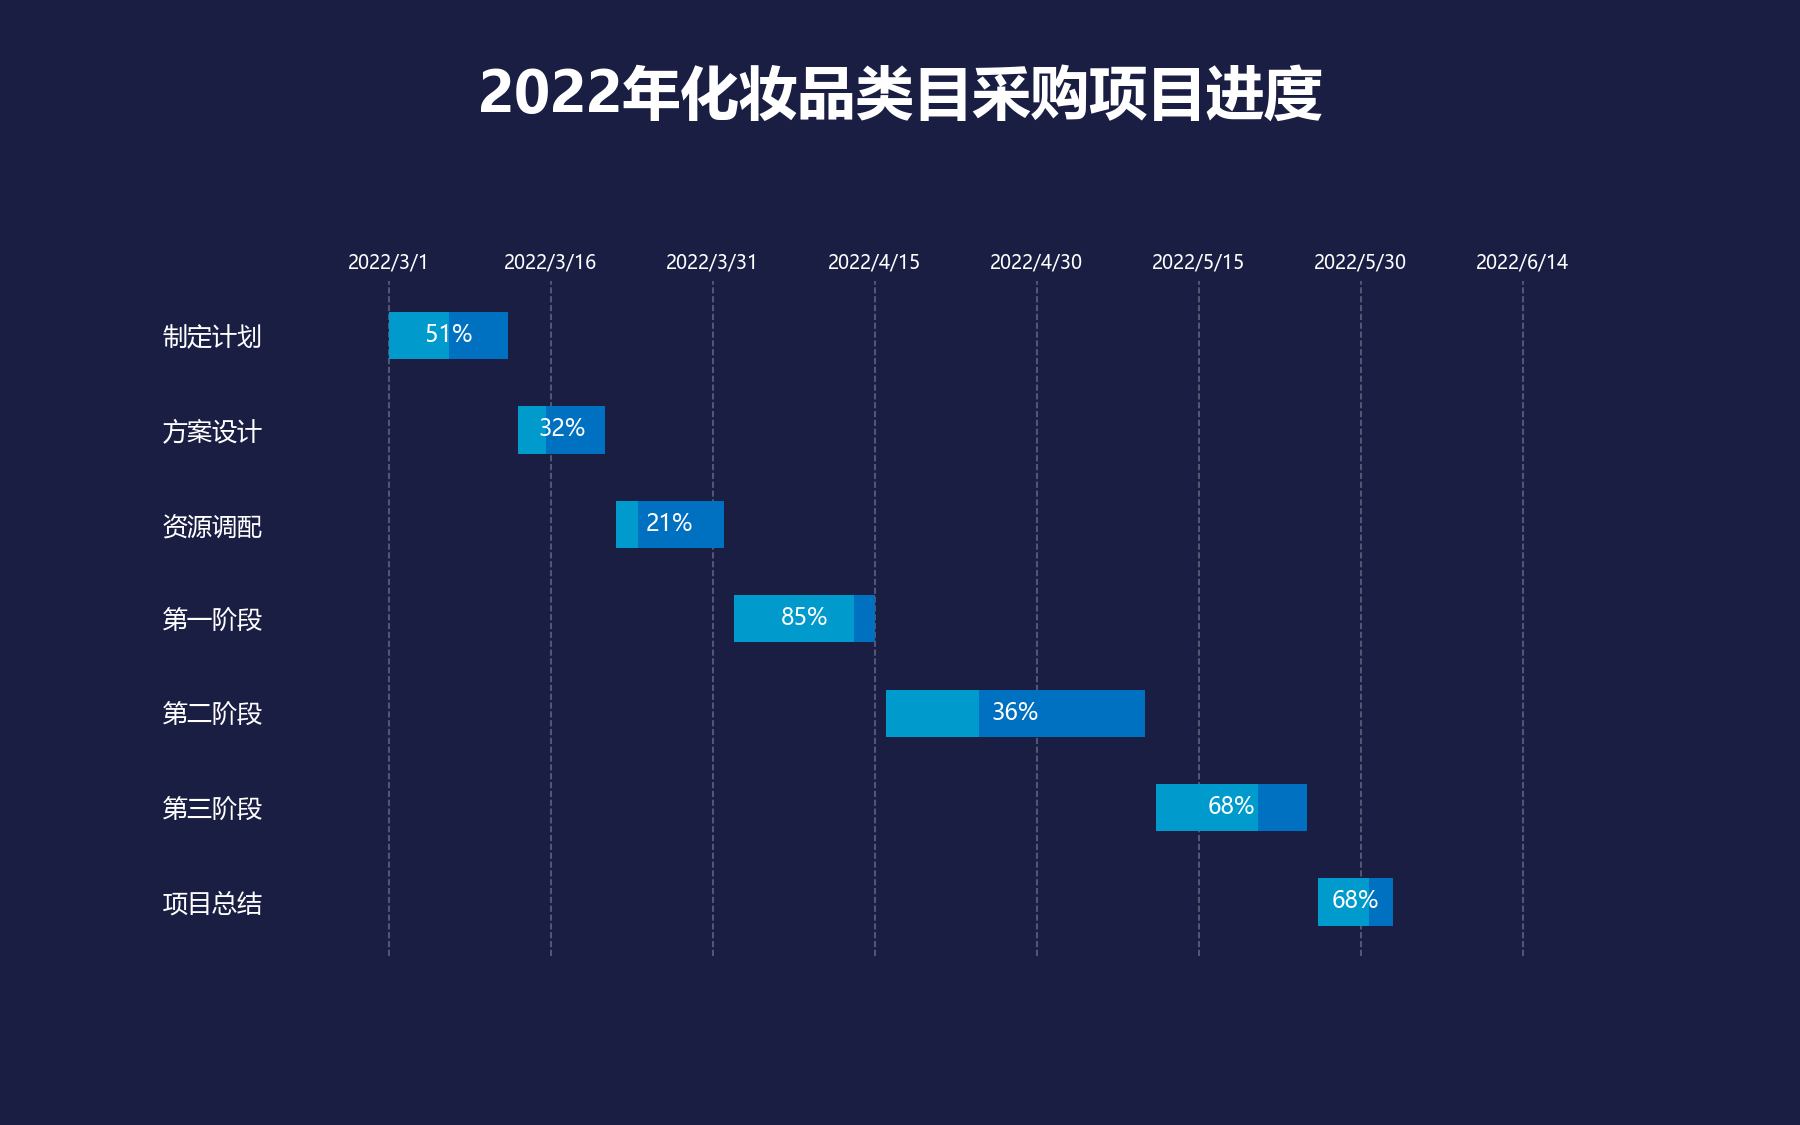

Source code (Python):
import matplotlib
matplotlib.use('Agg')
import matplotlib.pyplot as plt
import numpy as np
import datetime

plt.rcParams['font.sans-serif'] = ['Microsoft YaHei', 'SimHei', 'Arial Unicode MS']
plt.rcParams['axes.unicode_minus'] = False

tasks = ['制定计划', '方案设计', '资源调配', '第一阶段', '第二阶段', '第三阶段', '项目总结']
start_dates = [44621, 44633, 44642, 44653, 44667, 44692, 44707]
durations = [11, 8, 10, 13, 24, 14, 7]
percents = ['51%', '32%', '21%', '85%', '36%', '68%', '68%']

def excel_date(serial):
    return datetime.datetime(1899, 12, 30) + datetime.timedelta(days=int(serial))

def format_date(serial):
    d = excel_date(serial)
    return f'{d.year}/{d.month}/{d.day}'

fig, ax = plt.subplots(figsize=(12, 7.5), facecolor='#1A1E43')
ax.set_facecolor('#1A1E43')

ax.set_position([0.15, 0.15, 0.75, 0.60])

y = np.arange(len(tasks))

pct_vals = [51, 32, 21, 85, 36, 68, 68]

for i in range(len(tasks)):
    d = durations[i]
    p = pct_vals[i]
    w_light = d * p / 100
    w_dark = d * (100 - p) / 100
    ax.barh(y[i], w_light, left=start_dates[i], color='#009ACD', zorder=2, height=0.5)
    ax.barh(y[i], w_dark, left=start_dates[i] + w_light, color='#0070C0', zorder=2, height=0.5)
    ax.text(start_dates[i] + d / 2, y[i], percents[i], ha='center', va='center',
            color='white', fontsize=11, zorder=6)

ax.set_yticks(y)
ax.set_yticklabels(tasks, color='white', fontsize=12)
ax.tick_params(axis='y', length=0)
ax.invert_yaxis()

ax.set_xlim(44610, 44735)
date_ticks = list(range(44621, 44727, 15))
ax.set_xticks(date_ticks)
ax.set_xticklabels([format_date(t) for t in date_ticks],
                   color='white', fontsize=9, rotation=0)
ax.tick_params(axis='x', length=0)
ax.xaxis.set_ticks_position('top')
ax.xaxis.set_label_position('top')

for spine in ax.spines.values():
    spine.set_visible(False)

ax.xaxis.grid(True, linestyle='--', color='white', alpha=0.3, zorder=0)
ax.set_axisbelow(True)

label_x = 0.05
fig.text(0.5, 0.90, '2022年化妆品类目采购项目进度', fontsize=28, fontweight='bold', color='white', ha='center')

plt.savefig('10 甘特图.png', dpi=150, facecolor='#1A1E43')
print("已生成 10 甘特图.png")
